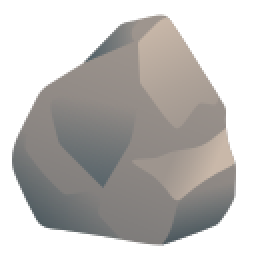
#> input picture Images/rock.png, 128 x 128 px, found by its file name (shown 2 times larger)
$ python simulation.py
#> lines starting #> are read from the running program, lines starting #| are printed output that depends on the picture
"""
Code to simulate rock-paper-scissors swarm game
...to run:
    ~ ensure filepath for images is correct
    ~ set hyperparameters as desired
    ~ run script
"""

from io import BytesIO
from typing import Dict, List

import matplotlib.animation as animation
import matplotlib.image as mpimg
import matplotlib.pyplot as plt
# Import libraries
import numpy as np
from matplotlib.backends.backend_agg import FigureCanvasAgg as FigureCanvas
from matplotlib.font_manager import FontProperties
from matplotlib.offsetbox import AnnotationBbox, OffsetImage

# Define the game rules
RULES: Dict[str, str] = {"rock": "scissors", "scissors": "paper", "paper": "rock"}

# Load images
image_pathroot = "./static/images/"
IMAGES = {
    "rock": mpimg.imread(image_pathroot + "rock.png"),
    "paper": mpimg.imread(image_pathroot + "paper.png"),
    "scissors": mpimg.imread(image_pathroot + "scissors.png"),
}
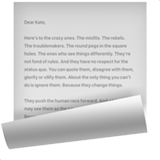
#> input picture Images/paper.png, 160 x 160 px, found by its file name
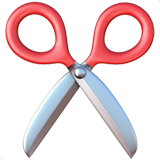
#> input picture Images/scissors.png, 160 x 160 px, found by its file name


class Ball:
    # [32 lines left out: functions __init__, calculate_extent, update_position, draw, not called in this run]


def check_collision(ball1: Ball, ball2: Ball):
    dist = np.linalg.norm(ball1.position - ball2.position)
    return dist < (ball1.radius + ball2.radius)


# [210 lines left out: functions resolve_collision, is_overlapping, build_plot, build_balls, not called in this run]
